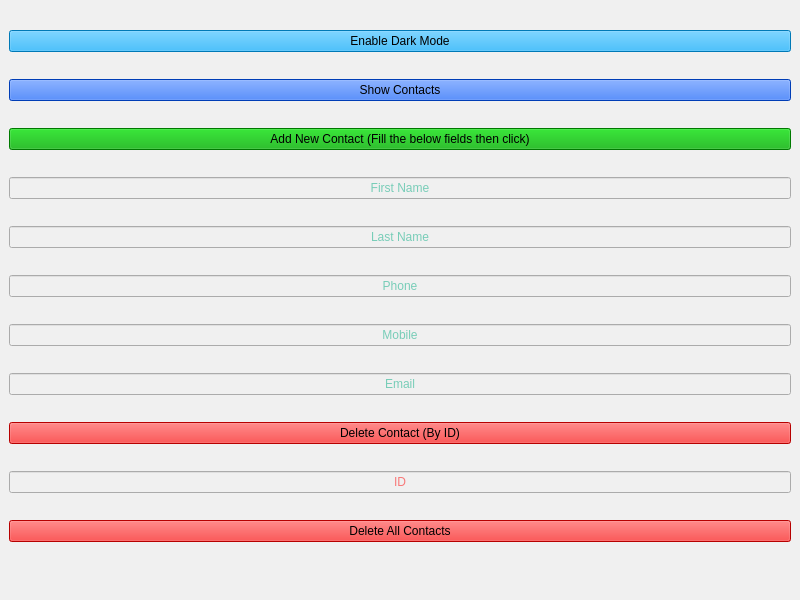
<?xml version="1.0" encoding="UTF-8"?>
<ui version="4.0">
 <class>MainWindow</class>
 <widget class="QMainWindow" name="MainWindow">
  <property name="geometry">
   <rect>
    <x>0</x>
    <y>0</y>
    <width>800</width>
    <height>600</height>
   </rect>
  </property>
  <property name="windowTitle">
   <string>Contacts</string>
  </property>
  <property name="styleSheet">
   <string notr="true">background-color: rgb(240, 240, 240);</string>
  </property>
  <widget class="QWidget" name="centralwidget">
   <layout class="QVBoxLayout" name="verticalLayout_2">
    <item>
     <layout class="QVBoxLayout" name="verticalLayout"/>
    </item>
    <item>
     <widget class="QPushButton" name="themeButton">
      <property name="styleSheet">
       <string notr="true">background-color: rgb(0, 170, 255);</string>
      </property>
      <property name="text">
       <string>Enable Dark Mode</string>
      </property>
     </widget>
    </item>
    <item>
     <widget class="QPushButton" name="showContactsButton">
      <property name="styleSheet">
       <string notr="true">background-color: rgb(0, 85, 255);</string>
      </property>
      <property name="text">
       <string>Show Contacts</string>
      </property>
     </widget>
    </item>
    <item>
     <widget class="QPushButton" name="addNewContactButton">
      <property name="styleSheet">
       <string notr="true">background-color: rgb(0, 170, 0);</string>
      </property>
      <property name="text">
       <string>Add New Contact (Fill the below fields then click)</string>
      </property>
     </widget>
    </item>
    <item>
     <widget class="QLineEdit" name="firstNameEdit">
      <property name="styleSheet">
       <string notr="true">color: rgb(0, 170, 127);</string>
      </property>
      <property name="alignment">
       <set>Qt::AlignCenter</set>
      </property>
      <property name="placeholderText">
       <string>First Name</string>
      </property>
     </widget>
    </item>
    <item>
     <widget class="QLineEdit" name="lastNameEdit">
      <property name="styleSheet">
       <string notr="true">color: rgb(0, 170, 127);</string>
      </property>
      <property name="alignment">
       <set>Qt::AlignCenter</set>
      </property>
      <property name="placeholderText">
       <string>Last Name</string>
      </property>
     </widget>
    </item>
    <item>
     <widget class="QLineEdit" name="phoneEdit">
      <property name="styleSheet">
       <string notr="true">color: rgb(0, 170, 127);</string>
      </property>
      <property name="alignment">
       <set>Qt::AlignCenter</set>
      </property>
      <property name="placeholderText">
       <string>Phone</string>
      </property>
     </widget>
    </item>
    <item>
     <widget class="QLineEdit" name="mobileEdit">
      <property name="styleSheet">
       <string notr="true">color: rgb(0, 170, 127);</string>
      </property>
      <property name="alignment">
       <set>Qt::AlignCenter</set>
      </property>
      <property name="placeholderText">
       <string>Mobile</string>
      </property>
     </widget>
    </item>
    <item>
     <widget class="QLineEdit" name="emailEdit">
      <property name="styleSheet">
       <string notr="true">color: rgb(0, 170, 127);</string>
      </property>
      <property name="alignment">
       <set>Qt::AlignCenter</set>
      </property>
      <property name="placeholderText">
       <string>Email</string>
      </property>
     </widget>
    </item>
    <item>
     <widget class="QPushButton" name="deleteSpecificContactButton">
      <property name="styleSheet">
       <string notr="true">background-color: rgb(255, 0, 0);</string>
      </property>
      <property name="text">
       <string>Delete Contact (By ID)</string>
      </property>
     </widget>
    </item>
    <item>
     <widget class="QLineEdit" name="deletingIDEdit">
      <property name="styleSheet">
       <string notr="true">color: rgb(255, 0, 0);</string>
      </property>
      <property name="alignment">
       <set>Qt::AlignCenter</set>
      </property>
      <property name="placeholderText">
       <string>ID</string>
      </property>
     </widget>
    </item>
    <item>
     <widget class="QPushButton" name="deleteAllContactsButton">
      <property name="styleSheet">
       <string notr="true">background-color: rgb(255, 0, 0);</string>
      </property>
      <property name="text">
       <string>Delete All Contacts</string>
      </property>
     </widget>
    </item>
   </layout>
  </widget>
  <widget class="QStatusBar" name="statusbar"/>
 </widget>
 <resources/>
 <connections/>
</ui>
